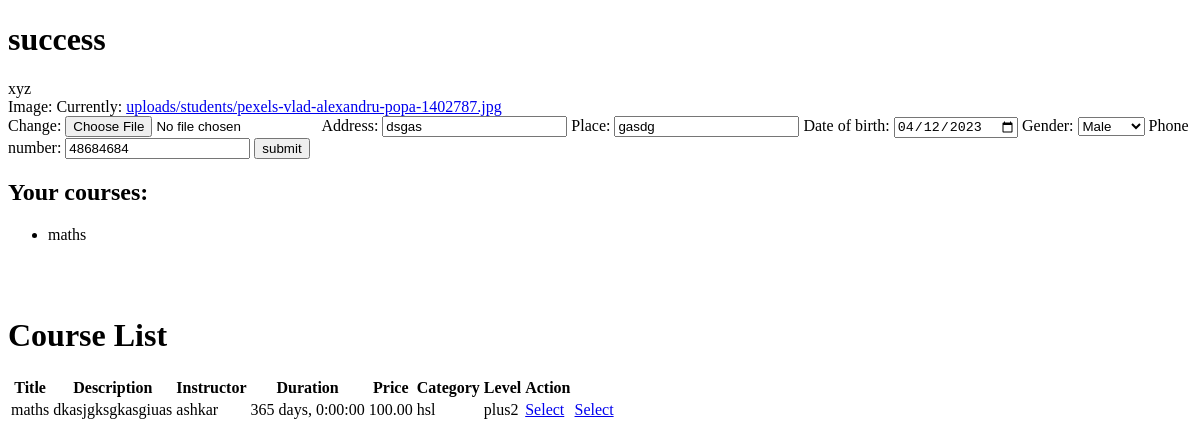
The page /user/student-success/ (signed in) on the database as committed earlier.
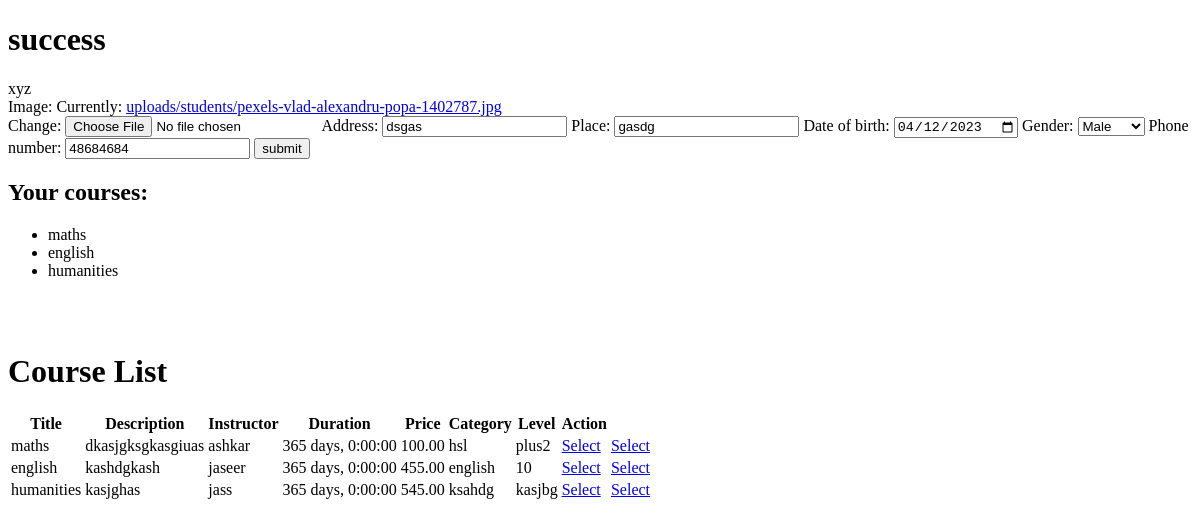
The same page on the database as committed later.
### user/models.py (models this page shows, shortened)
class Course(models.Model):
    title = models.CharField(max_length=200)
    description = models.TextField()
    instructor = models.CharField(max_length=200)
    duration = models.DurationField(default=timedelta(days=365)) # set default to 1 year
    price = models.DecimalField(max_digits=8, decimal_places=2)
    start_date = models.DateField()
    end_date = models.DateField()
    image = models.ImageField(upload_to='course_images/')
    category = models.CharField(max_length=200)
    level = models.CharField(max_length=20)

### user/views.py (the view, shortened to what this page needs)
# urls.py: path('student-success/',views.success.as_view(),name="success"),#after login the page have profile and the courselist
class success(LoginRequiredMixin, UpdateView):
    model = StudentDetials
    form_class = StudentDetailsForm
    template_name = "success.html"
    success_url = reverse_lazy('user:index')
    def get_object(self, queryset=None):
        obj, created = self.model.objects.get_or_create(user=self.request.user.student)
        return obj
    def get_context_data(self, **kwargs):
        context = super().get_context_data(**kwargs)
        context['courses'] = Course.objects.all()
        return context

### user/forms.py
class StudentDetailsForm(forms.ModelForm):
    class Meta:
        model = StudentDetials
        fields = ('image', 'address', 'place', 'date_of_birth', 'gender', 'phone_number')
        widgets = {
            'date_of_birth': forms.DateInput(attrs={'type': 'date'})
        }

### user/templates/success.html (shortened to what this page needs)
<!DOCTYPE html>
<html lang="en">
<head>
</head>
<body>
    <h1>success</h1>
    {{user.first_name}}
    <form action="" method="post">
        {{form}}
        <button type="submit">submit</button>
    </form>
{% if courses %}
<h2>Your courses:</h2>
<ul>
{% for course in courses %}
<li>{{ course.title }}</li>
{% endfor %}
</ul>
{% endif %}
    <br><br>
    <h1>Course List</h1>
    <table>
      <thead>
        <tr>
          <th>Title</th>
          <th>Description</th>
          <th>Instructor</th>
          <th>Duration</th>
          <th>Price</th>
          <th>Category</th>
          <th>Level</th>
          <th>Action</th>
        </tr>
      </thead>
      <tbody>
        {% for course in courses %}
          <tr>
            <td>{{ course.title }}</td>
            <td>{{ course.description }}</td>
            <td>{{ course.instructor }}</td>
            <td>{{ course.duration }}</td>
            <td>{{ course.price }}</td>
            <td>{{ course.category }}</td>
            <td>{{ course.level }}</td>
            <td><a href="{% url 'user:purchase_course' course.id %}">Select</a></td>
            <td><a href="{% url 'user:select' course.id %}">Select</a></td>
          </tr>
        {% empty %}
          <tr>
            <td colspan="8">No courses found.</td>
          </tr>
        {% endfor %}
      </tbody>
    </table>
</body>
</html>

Rows that differ between the two databases and show on the page:
added Course: title "english", description "kashdgkash", instructor "jaseer", duration "365 days, 0:00:00", price "455.00", category "english", level "10"
added Course: title "humanities", description "kasjghas", instructor "jass", duration "365 days, 0:00:00", price "545.00", category "ksahdg", level "kasjbg"
